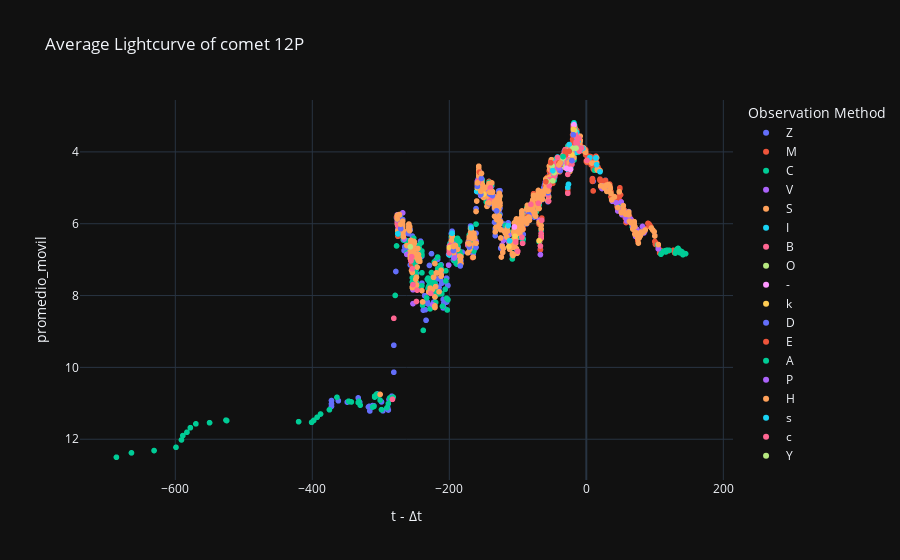

The notebook cell saved with this chart:
### Code cell
# Curva de luz Promediada
labels = {'delta_t':'t - Δt','magnitud_reducida':'Max apparent total magnitude reduced', 'obs_method_key' : 'Observation Method'}
fig = px.scatter(curva_de_luz_promediada_df, x='delta_t', y='promedio_movil', color='obs_method_key', template= 'plotly_dark', labels= labels, title= f'Average Lightcurve of comet {nombre_cometa}')
fig.update_yaxes(autorange="reversed")
fig.show()

### Figure 1 — Plotly figure (JSON) as saved in the notebook; plotly's stock layout.template omitted (floating-point values rounded to 4 significant figures; data arrays with more than 128 entries replaced by an {"elided": "..."} marker saying what was removed)
{"data": [{"hovertemplate": "Observation Method=Z<br>t - Δt=%{x}<br>promedio_movil=%{y}<extra></extra>", "legendgroup": "Z", "marker": {"color": "#636efa", "symbol": "circle"}, "mode": "markers", "name": "Z", "showlegend": true, "type": "scattergl", "x": {"elided": "437 int values"}, "xaxis": "x", "y": {"elided": "437 float values"}, "yaxis": "y"}, {"hovertemplate": "Observation Method=M<br>t - Δt=%{x}<br>promedio_movil=%{y}<extra></extra>", "legendgroup": "M", "marker": {"color": "#EF553B", "symbol": "circle"}, "mode": "markers", "name": "M", "showlegend": true, "type": "scattergl", "x": {"elided": "414 int values"}, "xaxis": "x", "y": {"elided": "414 float values"}, "yaxis": "y"}, {"hovertemplate": "Observation Method=C<br>t - Δt=%{x}<br>promedio_movil=%{y}<extra></extra>", "legendgroup": "C", "marker": {"color": "#00cc96", "symbol": "circle"}, "mode": "markers", "name": "C", "showlegend": true, "type": "scattergl", "x": {"elided": "356 int values"}, "xaxis": "x", "y": {"elided": "356 float values"}, "yaxis": "y"}, {"hovertemplate": "Observation Method=V<br>t - Δt=%{x}<br>promedio_movil=%{y}<extra></extra>", "legendgroup": "V", "marker": {"color": "#ab63fa", "symbol": "circle"}, "mode": "markers", "name": "V", "showlegend": true, "type": "scattergl", "x": [105, 85, 84, 82, 74, 73, 72, 71, 69, 68, 67, 65, 64, 63, 62, 61, 59, 58, 57, 53, 52, 51, 46, 44, 38, 32, 26, 25, 24, 23, -19, -21, -35, -38, -40, -43, -45, -49, -56, -63, -69, -70, -72, -80, -84, -85, -87, -88, -99, -101, -111, -113, -113, -114, -121, -123, -131, -137, -141, -141, -142, -144, -148, -153, -154, -155, -159, -159, -161, -171, -172, -184, -192, -194, -197, -199, -200, -201, -224, -253, -253, -253, -262, -266, -267, -268, -271, -274, -275, -276, -276], "xaxis": "x", "y": [6.699, 6.22, 6.256, 6.077, 6.159, 6.19, 6.355, 6.131, 6.11, 6.117, 6.019, 5.881, 5.86, 5.933, 5.756, 5.782, 5.922, 5.839, 5.676, 5.583, 5.749, 5.397, 5.645, 5.42, 5.375, 5.022, 4.991, 4.999, 4.948, 5.02, 3.398, 4.101, 4.417, 4.364, 4.465, 4.522, 4.322, 4.631, 5.124, 5.15, 5.906, 5.374, 5.491, 5.617, 5.749, 5.545, 5.848, 5.997, 6.052, 6.815, 6.619, 6.518, 6.311, 6.047, 6.465, 6.596, 5.375, 5.232, 5.193, 5.076, 5.308, 5.493, 5.063, 4.774, 5.218, 4.575, 4.984, 4.82, 6.49, 6.621, 6.514, 7.021, 6.851, 6.577, 6.523, 6.611, 6.624, 7.153, 8.258, 6.904, 8.225, 7.839, 6.854, 6.427, 6.319, 5.698, 6.085, 5.796, 6.036, 5.755, 5.969], "yaxis": "y"}, {"hovertemplate": "Observation Method=S<br>t - Δt=%{x}<br>promedio_movil=%{y}<extra></extra>", "legendgroup": "S", "marker": {"color": "#FFA15A", "symbol": "circle"}, "mode": "markers", "name": "S", "showlegend": true, "type": "scattergl", "x": {"elided": "600 int values"}, "xaxis": "x", "y": {"elided": "600 float values"}, "yaxis": "y"}, {"hovertemplate": "Observation Method=I<br>t - Δt=%{x}<br>promedio_movil=%{y}<extra></extra>", "legendgroup": "I", "marker": {"color": "#19d3f3", "symbol": "circle"}, "mode": "markers", "name": "I", "showlegend": true, "type": "scattergl", "x": [20, 15, 14, 5, -5, -9, -12, -13, -14, -14, -14, -15, -17, -17, -18, -21, -23, -23, -25, -26, -26, -27, -30, -31, -38, -40, -42, -45, -45, -46, -47, -47, -112, -114, -160, -168, -196, -200, -200, -275, -276], "xaxis": "x", "y": [4.552, 4.357, 4.169, 4.161, 3.901, 3.963, 3.699, 3.821, 3.611, 3.457, 3.785, 4.007, 3.421, 3.893, 3.217, 3.986, 4.081, 4.428, 3.796, 4.516, 4.902, 4.987, 4.163, 3.994, 4.396, 4.367, 4.144, 4.475, 4.279, 4.379, 4.506, 4.649, 6.476, 6.054, 5.1, 6.111, 6.264, 6.871, 6.656, 6.279, 5.826], "yaxis": "y"}, {"hovertemplate": "Observation Method=B<br>t - Δt=%{x}<br>promedio_movil=%{y}<extra></extra>", "legendgroup": "B", "marker": {"color": "#FF6692", "symbol": "circle"}, "mode": "markers", "name": "B", "showlegend": true, "type": "scattergl", "x": [1, -7, -10, -10, -11, -12, -12, -13, -13, -14, -15, -15, -16, -16, -17, -19, -19, -21, -21, -21, -23, -24, -24, -24, -25, -26, -27, -27, -27, -28, -28, -30, -31, -32, -33, -33, -33, -34, -34, -35, -41, -42, -44, -44, -44, -45, -46, -46, -46, -46, -46, -47, -47, -48, -49, -49, -50, -50, -50, -54, -54, -55, -56, -66, -70, -81, -83, -84, -138, -140, -141, -142, -158, -158, -159, -173, -198, -199, -199, -199, -200, -200, -200, -275, -275, -276, -276], "xaxis": "x", "y": [4.236, 3.894, 3.931, 3.983, 3.627, 3.885, 3.927, 3.758, 3.756, 3.58, 3.729, 3.769, 3.493, 3.547, 3.378, 3.284, 3.312, 4.295, 4.349, 4.0, 4.074, 4.451, 4.42, 4.431, 4.039, 4.072, 5.153, 4.627, 4.009, 4.106, 3.955, 4.149, 3.937, 4.015, 4.265, 4.347, 4.386, 4.208, 4.243, 4.417, 4.332, 4.16, 4.364, 4.422, 4.507, 4.307, 4.659, 4.365, 4.408, 4.408, 4.436, 4.503, 4.478, 4.751, 4.776, 4.748, 4.535, 4.474, 4.56, 4.779, 4.942, 5.373, 5.209, 6.38, 5.431, 5.46, 5.778, 5.81, 5.252, 4.999, 5.127, 5.379, 4.816, 4.842, 4.992, 6.599, 6.639, 6.605, 6.631, 6.628, 6.735, 6.815, 6.728, 6.065, 6.036, 5.829, 5.955], "yaxis": "y"}, {"hovertemplate": "Observation Method=O<br>t - Δt=%{x}<br>promedio_movil=%{y}<extra></extra>", "legendgroup": "O", "marker": {"color": "#B6E880", "symbol": "circle"}, "mode": "markers", "name": "O", "showlegend": true, "type": "scattergl", "x": [-15, -17, -20, -28, -34, -35, -36, -47, -49, -50, -57, -195], "xaxis": "x", "y": [3.895, 3.406, 3.909, 3.983, 4.172, 4.396, 4.291, 4.578, 4.805, 4.389, 4.823, 6.639], "yaxis": "y"}, {"hovertemplate": "Observation Method=-<br>t - Δt=%{x}<br>promedio_movil=%{y}<extra></extra>", "legendgroup": "-", "marker": {"color": "#FF97FF", "symbol": "circle"}, "mode": "markers", "name": "-", "showlegend": true, "type": "scattergl", "x": [-18, -23, -24, -29, -39, -105, -159], "xaxis": "x", "y": [3.246, 4.486, 4.065, 4.459, 4.454, 6.09, 4.967], "yaxis": "y"}, {"hovertemplate": "Observation Method=k<br>t - Δt=%{x}<br>promedio_movil=%{y}<extra></extra>", "legendgroup": "k", "marker": {"color": "#FECB52", "symbol": "circle"}, "mode": "markers", "name": "k", "showlegend": true, "type": "scattergl", "x": [-19, -21, -69, -104, -113, -150, -159, -200], "xaxis": "x", "y": [3.372, 4.075, 6.472, 6.349, 6.636, 5.178, 5.001, 6.665], "yaxis": "y"}, {"hovertemplate": "Observation Method=D<br>t - Δt=%{x}<br>promedio_movil=%{y}<extra></extra>", "legendgroup": "D", "marker": {"color": "#636efa", "symbol": "circle"}, "mode": "markers", "name": "D", "showlegend": true, "type": "scattergl", "x": [-19, -21, -38, -56, -84, -85, -87, -101, -131, -137, -141, -142, -153, -154, -159, -161, -171, -172, -184, -194, -262, -268, -271, -276], "xaxis": "x", "y": [3.523, 4.241, 4.521, 5.138, 5.744, 5.802, 6.002, 6.775, 5.643, 5.215, 5.173, 5.437, 4.74, 5.187, 4.963, 6.656, 6.649, 6.526, 7.176, 6.748, 6.648, 5.882, 6.139, 5.883], "yaxis": "y"}, {"hovertemplate": "Observation Method=E<br>t - Δt=%{x}<br>promedio_movil=%{y}<extra></extra>", "legendgroup": "E", "marker": {"color": "#EF553B", "symbol": "circle"}, "mode": "markers", "name": "E", "showlegend": true, "type": "scattergl", "x": [-25, -30, -31, -38, -38, -40, -52, -59, -86, -156], "xaxis": "x", "y": [3.982, 4.077, 3.979, 4.365, 4.349, 4.305, 4.301, 4.829, 5.808, 4.565], "yaxis": "y"}, {"hovertemplate": "Observation Method=A<br>t - Δt=%{x}<br>promedio_movil=%{y}<extra></extra>", "legendgroup": "A", "marker": {"color": "#00cc96", "symbol": "circle"}, "mode": "markers", "name": "A", "showlegend": true, "type": "scattergl", "x": [-34], "xaxis": "x", "y": [4.13], "yaxis": "y"}, {"hovertemplate": "Observation Method=P<br>t - Δt=%{x}<br>promedio_movil=%{y}<extra></extra>", "legendgroup": "P", "marker": {"color": "#ab63fa", "symbol": "circle"}, "mode": "markers", "name": "P", "showlegend": true, "type": "scattergl", "x": [-37, -40, -67, -193], "xaxis": "x", "y": [4.319, 4.446, 6.862, 6.954], "yaxis": "y"}, {"hovertemplate": "Observation Method=H<br>t - Δt=%{x}<br>promedio_movil=%{y}<extra></extra>", "legendgroup": "H", "marker": {"color": "#FFA15A", "symbol": "circle"}, "mode": "markers", "name": "H", "showlegend": true, "type": "scattergl", "x": [-38, -40, -56, -63, -84, -85, -87, -88, -101, -131, -137, -141, -142, -153, -154, -159, -161, -171, -172, -184, -194, -262, -268, -271, -276, -276], "xaxis": "x", "y": [4.306, 4.365, 5.096, 5.177, 5.816, 5.602, 5.987, 5.864, 6.822, 5.35, 5.127, 5.122, 5.422, 4.6, 5.099, 4.863, 6.544, 6.564, 6.538, 7.009, 6.634, 6.608, 5.928, 6.012, 5.769, 5.869], "yaxis": "y"}, {"hovertemplate": "Observation Method=s<br>t - Δt=%{x}<br>promedio_movil=%{y}<extra></extra>", "legendgroup": "s", "marker": {"color": "#19d3f3", "symbol": "circle"}, "mode": "markers", "name": "s", "showlegend": true, "type": "scattergl", "x": [-49], "xaxis": "x", "y": [4.522], "yaxis": "y"}, {"hovertemplate": "Observation Method=c<br>t - Δt=%{x}<br>promedio_movil=%{y}<extra></extra>", "legendgroup": "c", "marker": {"color": "#FF6692", "symbol": "circle"}, "mode": "markers", "name": "c", "showlegend": true, "type": "scattergl", "x": [-65, -66, -67, -93, -94, -100, -103, -227, -247, -248, -253, -254, -255, -256, -281, -283], "xaxis": "x", "y": [5.905, 6.27, 6.62, 6.546, 6.379, 6.767, 6.508, 7.94, 7.849, 8.165, 7.696, 7.257, 6.918, 7.036, 8.633, 10.89], "yaxis": "y"}, {"hovertemplate": "Observation Method=Y<br>t - Δt=%{x}<br>promedio_movil=%{y}<extra></extra>", "legendgroup": "Y", "marker": {"color": "#B6E880", "symbol": "circle"}, "mode": "markers", "name": "Y", "showlegend": true, "type": "scattergl", "x": [-257], "xaxis": "x", "y": [6.643], "yaxis": "y"}], "layout": {"legend": {"title": {"text": "Observation Method"}, "tracegroupgap": 0}, "title": {"text": "Average Lightcurve of comet 12P"}, "xaxis": {"anchor": "y", "domain": [0, 1], "title": {"text": "t - Δt"}}, "yaxis": {"anchor": "x", "autorange": "reversed", "domain": [0, 1], "title": {"text": "promedio_movil"}}}}
